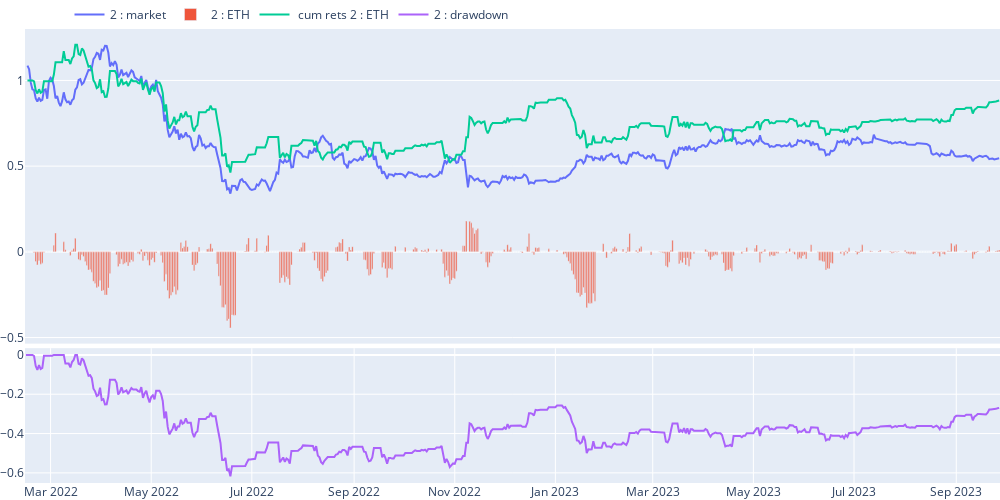
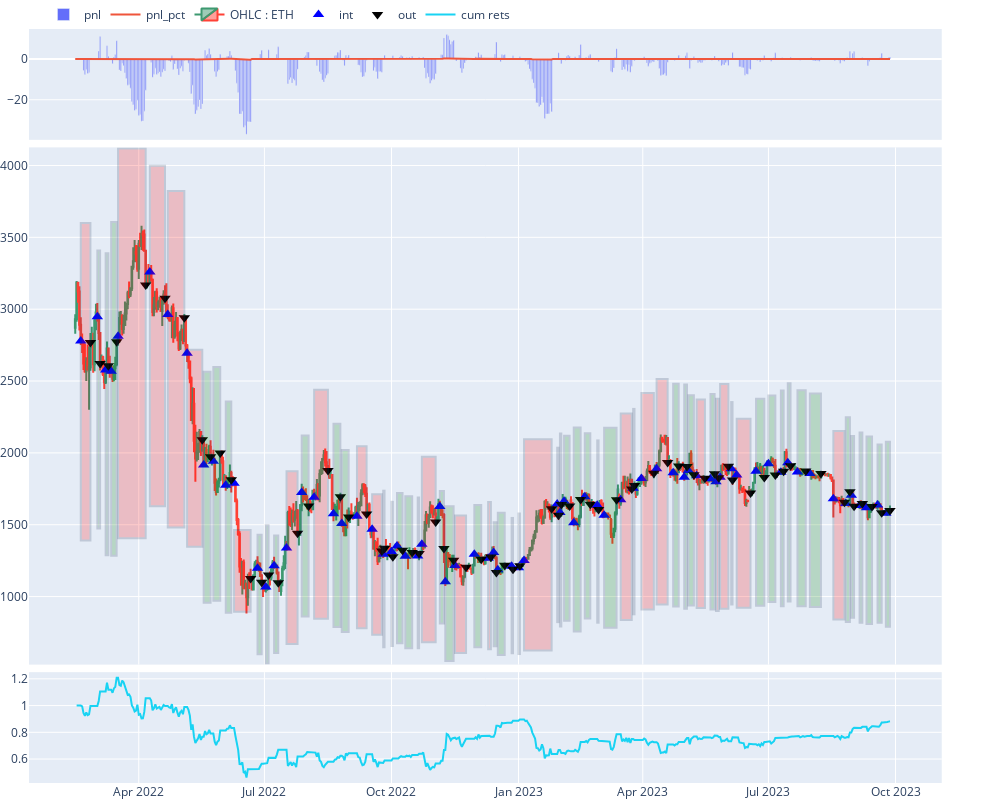

Write notebook code for charts like these, in order.
### Code cell
#agent.view_report()
AGENT[1].view_report()

### Figure 1 — Plotly figure (JSON) as saved in the notebook; plotly's stock layout.template omitted (floating-point values rounded to 4 significant figures; data arrays with more than 128 entries replaced by an {"elided": "..."} marker saying what was removed)
{"data": [{"name": "2 : market", "type": "scatter", "x": {"elided": "591 str values"}, "xaxis": "x", "y": {"elided": "591 float values"}, "yaxis": "y"}, {"name": "2 : ETH", "type": "bar", "x": {"elided": "591 str values"}, "xaxis": "x", "y": {"elided": "591 float values"}, "yaxis": "y"}, {"name": " cum rets 2 : ETH", "type": "scatter", "x": {"elided": "591 str values"}, "xaxis": "x", "y": {"elided": "591 float values"}, "yaxis": "y"}, {"name": "2 : drawdown", "type": "scatter", "x": {"elided": "591 str values"}, "xaxis": "x2", "y": {"elided": "591 float values"}, "yaxis": "y2"}], "layout": {"height": 500, "legend": {"orientation": "h", "x": 0.5, "xanchor": "right", "y": 1, "yanchor": "bottom"}, "margin": {"b": 0, "l": 10, "r": 0, "t": 0}, "width": 1000, "xaxis": {"anchor": "y", "domain": [0, 1], "matches": "x2", "showticklabels": false}, "xaxis2": {"anchor": "y2", "domain": [0, 1]}, "yaxis": {"anchor": "x", "domain": [0.307, 1]}, "yaxis2": {"anchor": "x2", "domain": [0, 0.297]}}}

### Figure 2 — Plotly figure (JSON) as saved in the notebook; plotly's stock layout.template omitted (floating-point values rounded to 4 significant figures; data arrays with more than 128 entries replaced by an {"elided": "..."} marker saying what was removed)
{"data": [{"name": "pnl", "type": "bar", "x": {"elided": "591 str values"}, "xaxis": "x", "y": {"elided": "591 float values"}, "yaxis": "y"}, {"name": "pnl_pct", "type": "scatter", "x": {"elided": "591 str values"}, "xaxis": "x", "y": {"elided": "591 float values"}, "yaxis": "y"}, {"close": {"elided": "591 float values"}, "high": {"elided": "591 float values"}, "low": {"elided": "591 float values"}, "name": "OHLC : ETH", "open": {"elided": "591 float values"}, "type": "candlestick", "x": {"elided": "591 str values"}, "xaxis": "x2", "yaxis": "y3"}, {"marker": {"color": "blue", "size": 10, "symbol": 5}, "mode": "markers", "name": "int", "type": "scatter", "x": ["2022-02-18T00:00:00", "2022-03-02T00:00:00", "2022-03-08T00:00:00", "2022-03-12T00:00:00", "2022-03-17T00:00:00", "2022-04-09T00:00:00", "2022-04-22T00:00:00", "2022-05-06T00:00:00", "2022-05-18T00:00:00", "2022-05-25T00:00:00", "2022-06-03T00:00:00", "2022-06-09T00:00:00", "2022-06-26T00:00:00", "2022-07-02T00:00:00", "2022-07-08T00:00:00", "2022-07-17T00:00:00", "2022-07-28T00:00:00", "2022-08-06T00:00:00", "2022-08-20T00:00:00", "2022-08-26T00:00:00", "2022-09-06T00:00:00", "2022-09-17T00:00:00", "2022-09-25T00:00:00", "2022-10-01T00:00:00", "2022-10-05T00:00:00", "2022-10-11T00:00:00", "2022-10-20T00:00:00", "2022-10-23T00:00:00", "2022-11-05T00:00:00", "2022-11-09T00:00:00", "2022-11-16T00:00:00", "2022-11-30T00:00:00", "2022-12-10T00:00:00", "2022-12-14T00:00:00", "2022-12-17T00:00:00", "2022-12-27T00:00:00", "2023-01-01T00:00:00", "2023-01-05T00:00:00", "2023-01-29T00:00:00", "2023-01-31T00:00:00", "2023-02-03T00:00:00", "2023-02-10T00:00:00", "2023-02-18T00:00:00", "2023-02-27T00:00:00", "2023-03-04T00:00:00", "2023-03-16T00:00:00", "2023-03-25T00:00:00", "2023-03-31T00:00:00", "2023-04-11T00:00:00", "2023-04-23T00:00:00", "2023-05-01T00:00:00", "2023-05-04T00:00:00", "2023-05-10T00:00:00", "2023-05-20T00:00:00", "2023-05-24T00:00:00", "2023-05-27T00:00:00", "2023-06-04T00:00:00", "2023-06-08T00:00:00", "2023-06-22T00:00:00", "2023-07-01T00:00:00", "2023-07-10T00:00:00", "2023-07-15T00:00:00", "2023-07-22T00:00:00", "2023-07-31T00:00:00", "2023-08-17T00:00:00", "2023-08-26T00:00:00", "2023-08-30T00:00:00", "2023-09-05T00:00:00", "2023-09-10T00:00:00", "2023-09-18T00:00:00", "2023-09-24T00:00:00"], "xaxis": "x2", "y": [2779.0, 2947.0, 2576.0, 2569.0, 2812.0, 3259.0, 2962.0, 2693.0, 1915.0, 1943.0, 1775.0, 1789.0, 1198.0, 1067.0, 1214.0, 1339.0, 1725.0, 1691.0, 1576.0, 1508.0, 1559.0, 1469.0, 1295.0, 1312.0, 1352.0, 1280.0, 1283.0, 1364.0, 1627.0, 1103.0, 1216.0, 1294.0, 1266.0, 1307.0, 1187.0, 1212.0, 1200.0, 1251.0, 1645.0, 1585.0, 1664.0, 1513.0, 1695.0, 1636.0, 1567.0, 1674.0, 1753.0, 1822.0, 1890.0, 1862, 1831.0, 1877.0, 1841.0, 1819.0, 1800.0, 1830.0, 1890.0, 1846.0, 1872.0, 1924.0, 1865.0, 1931.0, 1867.0, 1856.0, 1681.0, 1647.0, 1705.0, 1634.0, 1617.0, 1637.0, 1581.0], "yaxis": "y3"}, {"marker": {"color": "black", "size": 10, "symbol": 6}, "mode": "markers", "name": "out", "type": "scatter", "x": ["2022-02-25T00:00:00", "2022-03-04T00:00:00", "2022-03-10T00:00:00", "2022-03-16T00:00:00", "2022-04-06T00:00:00", "2022-04-20T00:00:00", "2022-05-04T00:00:00", "2022-05-17T00:00:00", "2022-05-23T00:00:00", "2022-05-30T00:00:00", "2022-06-07T00:00:00", "2022-06-21T00:00:00", "2022-06-29T00:00:00", "2022-07-04T00:00:00", "2022-07-11T00:00:00", "2022-07-25T00:00:00", "2022-08-02T00:00:00", "2022-08-16T00:00:00", "2022-08-25T00:00:00", "2022-08-31T00:00:00", "2022-09-13T00:00:00", "2022-09-24T00:00:00", "2022-09-26T00:00:00", "2022-10-02T00:00:00", "2022-10-09T00:00:00", "2022-10-16T00:00:00", "2022-10-21T00:00:00", "2022-11-02T00:00:00", "2022-11-08T00:00:00", "2022-11-15T00:00:00", "2022-11-24T00:00:00", "2022-12-05T00:00:00", "2022-12-12T00:00:00", "2022-12-16T00:00:00", "2022-12-22T00:00:00", "2022-12-28T00:00:00", "2023-01-02T00:00:00", "2023-01-25T00:00:00", "2023-01-30T00:00:00", "2023-02-01T00:00:00", "2023-02-07T00:00:00", "2023-02-15T00:00:00", "2023-02-22T00:00:00", "2023-02-28T00:00:00", "2023-03-13T00:00:00", "2023-03-24T00:00:00", "2023-03-26T00:00:00", "2023-04-09T00:00:00", "2023-04-19T00:00:00", "2023-04-27T00:00:00", "2023-05-03T00:00:00", "2023-05-08T00:00:00", "2023-05-16T00:00:00", "2023-05-23T00:00:00", "2023-05-26T00:00:00", "2023-06-02T00:00:00", "2023-06-05T00:00:00", "2023-06-18T00:00:00", "2023-06-28T00:00:00", "2023-07-06T00:00:00", "2023-07-12T00:00:00", "2023-07-17T00:00:00", "2023-07-28T00:00:00", "2023-08-08T00:00:00", "2023-08-25T00:00:00", "2023-08-29T00:00:00", "2023-09-01T00:00:00", "2023-09-07T00:00:00", "2023-09-14T00:00:00", "2023-09-21T00:00:00", "2023-09-27T00:00:00"], "xaxis": "x2", "y": [2768.0, 2622.0, 2607.0, 2774.0, 3169.0, 3076.0, 2941.0, 2091.0, 1973.0, 1999.0, 1813.0, 1126.0, 1100.0, 1151, 1096.0, 1441.0, 1631.0, 1877.0, 1695.0, 1554.0, 1574.0, 1317.0, 1336.0, 1277.0, 1323.0, 1306.0, 1300.0, 1518.0, 1335.0, 1253.0, 1204.0, 1259.0, 1275.0, 1167.0, 1218.0, 1190.0, 1214, 1612.0, 1566.0, 1642.0, 1631.0, 1675.0, 1643.0, 1605.0, 1673.0, 1750.0, 1774.0, 1859.0, 1934.0, 1909.0, 1905.0, 1848.0, 1824.0, 1854.0, 1828.0, 1907.0, 1810.0, 1721.0, 1828.0, 1846.0, 1872.0, 1911.0, 1874.0, 1856.0, 1656.0, 1729.0, 1629.0, 1648.0, 1626.0, 1584.0, 1599.0], "yaxis": "y3"}, {"name": "cum rets", "type": "scatter", "x": {"elided": "591 str values"}, "xaxis": "x3", "y": {"elided": "591 float values"}, "yaxis": "y5"}], "layout": {"height": 800, "legend": {"orientation": "h", "x": 0.5, "xanchor": "right", "y": 1, "yanchor": "bottom"}, "margin": {"b": 0, "l": 10, "r": 0, "t": 0}, "shapes": [{"fillcolor": "red", "opacity": 0.2, "x0": "2022-02-18T00:00:00", "x1": "2022-02-25T00:00:00", "xref": "x2", "y0": 1390.0, "y1": 3599.0, "yref": "y3"}, {"fillcolor": "green", "opacity": 0.2, "x0": "2022-03-02T00:00:00", "x1": "2022-03-04T00:00:00", "xref": "x2", "y0": 1474.0, "y1": 3409.0, "yref": "y3"}, {"fillcolor": "green", "opacity": 0.2, "x0": "2022-03-08T00:00:00", "x1": "2022-03-10T00:00:00", "xref": "x2", "y0": 1288.0, "y1": 3389.0, "yref": "y3"}, {"fillcolor": "green", "opacity": 0.2, "x0": "2022-03-12T00:00:00", "x1": "2022-03-16T00:00:00", "xref": "x2", "y0": 1284.0, "y1": 3606.0, "yref": "y3"}, {"fillcolor": "red", "opacity": 0.2, "x0": "2022-03-17T00:00:00", "x1": "2022-04-06T00:00:00", "xref": "x2", "y0": 1406.0, "y1": 4119.0, "yref": "y3"}, {"fillcolor": "red", "opacity": 0.2, "x0": "2022-04-09T00:00:00", "x1": "2022-04-20T00:00:00", "xref": "x2", "y0": 1629.0, "y1": 3999.0, "yref": "y3"}, {"fillcolor": "red", "opacity": 0.2, "x0": "2022-04-22T00:00:00", "x1": "2022-05-04T00:00:00", "xref": "x2", "y0": 1481.0, "y1": 3823.0, "yref": "y3"}, {"fillcolor": "red", "opacity": 0.2, "x0": "2022-05-06T00:00:00", "x1": "2022-05-17T00:00:00", "xref": "x2", "y0": 1346.0, "y1": 2718.0, "yref": "y3"}, {"fillcolor": "green", "opacity": 0.2, "x0": "2022-05-18T00:00:00", "x1": "2022-05-23T00:00:00", "xref": "x2", "y0": 957.6, "y1": 2565.0, "yref": "y3"}, {"fillcolor": "green", "opacity": 0.2, "x0": "2022-05-25T00:00:00", "x1": "2022-05-30T00:00:00", "xref": "x2", "y0": 971.3, "y1": 2598.0, "yref": "y3"}, {"fillcolor": "green", "opacity": 0.2, "x0": "2022-06-03T00:00:00", "x1": "2022-06-07T00:00:00", "xref": "x2", "y0": 887.6, "y1": 2357.0, "yref": "y3"}, {"fillcolor": "red", "opacity": 0.2, "x0": "2022-06-09T00:00:00", "x1": "2022-06-21T00:00:00", "xref": "x2", "y0": 894.4, "y1": 1464.0, "yref": "y3"}, {"fillcolor": "green", "opacity": 0.2, "x0": "2022-06-26T00:00:00", "x1": "2022-06-29T00:00:00", "xref": "x2", "y0": 598.9, "y1": 1430.0, "yref": "y3"}, {"fillcolor": "green", "opacity": 0.2, "x0": "2022-07-02T00:00:00", "x1": "2022-07-04T00:00:00", "xref": "x2", "y0": 533.5, "y1": 1496.0, "yref": "y3"}, {"fillcolor": "green", "opacity": 0.2, "x0": "2022-07-08T00:00:00", "x1": "2022-07-11T00:00:00", "xref": "x2", "y0": 607.0, "y1": 1425.0, "yref": "y3"}, {"fillcolor": "red", "opacity": 0.2, "x0": "2022-07-17T00:00:00", "x1": "2022-07-25T00:00:00", "xref": "x2", "y0": 669.3, "y1": 1873.0, "yref": "y3"}, {"fillcolor": "green", "opacity": 0.2, "x0": "2022-07-28T00:00:00", "x1": "2022-08-02T00:00:00", "xref": "x2", "y0": 862.3, "y1": 2120.0, "yref": "y3"}, {"fillcolor": "red", "opacity": 0.2, "x0": "2022-08-06T00:00:00", "x1": "2022-08-16T00:00:00", "xref": "x2", "y0": 845.3, "y1": 2440.0, "yref": "y3"}, {"fillcolor": "green", "opacity": 0.2, "x0": "2022-08-20T00:00:00", "x1": "2022-08-25T00:00:00", "xref": "x2", "y0": 788.0, "y1": 2204.0, "yref": "y3"}, {"fillcolor": "green", "opacity": 0.2, "x0": "2022-08-26T00:00:00", "x1": "2022-08-31T00:00:00", "xref": "x2", "y0": 754.1, "y1": 2020.0, "yref": "y3"}, {"fillcolor": "red", "opacity": 0.2, "x0": "2022-09-06T00:00:00", "x1": "2022-09-13T00:00:00", "xref": "x2", "y0": 779.5, "y1": 2047.0, "yref": "y3"}, {"fillcolor": "red", "opacity": 0.2, "x0": "2022-09-17T00:00:00", "x1": "2022-09-24T00:00:00", "xref": "x2", "y0": 734.4, "y1": 1712.0, "yref": "y3"}, {"fillcolor": "green", "opacity": 0.2, "x0": "2022-09-25T00:00:00", "x1": "2022-09-26T00:00:00", "xref": "x2", "y0": 647.3, "y1": 1737.0, "yref": "y3"}, {"fillcolor": "green", "opacity": 0.2, "x0": "2022-10-01T00:00:00", "x1": "2022-10-02T00:00:00", "xref": "x2", "y0": 655.9, "y1": 1660.0, "yref": "y3"}, {"fillcolor": "green", "opacity": 0.2, "x0": "2022-10-05T00:00:00", "x1": "2022-10-09T00:00:00", "xref": "x2", "y0": 676.1, "y1": 1720.0, "yref": "y3"}, {"fillcolor": "green", "opacity": 0.2, "x0": "2022-10-11T00:00:00", "x1": "2022-10-16T00:00:00", "xref": "x2", "y0": 640.1, "y1": 1698.0, "yref": "y3"}, {"fillcolor": "green", "opacity": 0.2, "x0": "2022-10-20T00:00:00", "x1": "2022-10-21T00:00:00", "xref": "x2", "y0": 641.3, "y1": 1690.0, "yref": "y3"}, {"fillcolor": "red", "opacity": 0.2, "x0": "2022-10-23T00:00:00", "x1": "2022-11-02T00:00:00", "xref": "x2", "y0": 682.1, "y1": 1974.0, "yref": "y3"}, {"fillcolor": "green", "opacity": 0.2, "x0": "2022-11-05T00:00:00", "x1": "2022-11-08T00:00:00", "xref": "x2", "y0": 813.5, "y1": 1735.0, "yref": "y3"}, {"fillcolor": "green", "opacity": 0.2, "x0": "2022-11-09T00:00:00", "x1": "2022-11-15T00:00:00", "xref": "x2", "y0": 551.4, "y1": 1629.0, "yref": "y3"}, {"fillcolor": "red", "opacity": 0.2, "x0": "2022-11-16T00:00:00", "x1": "2022-11-24T00:00:00", "xref": "x2", "y0": 608.1, "y1": 1565.0, "yref": "y3"}, {"fillcolor": "green", "opacity": 0.2, "x0": "2022-11-30T00:00:00", "x1": "2022-12-05T00:00:00", "xref": "x2", "y0": 647.2, "y1": 1637.0, "yref": "y3"}, {"fillcolor": "red", "opacity": 0.2, "x0": "2022-12-10T00:00:00", "x1": "2022-12-12T00:00:00", "xref": "x2", "y0": 633.2, "y1": 1658.0, "yref": "y3"}, {"fillcolor": "green", "opacity": 0.2, "x0": "2022-12-14T00:00:00", "x1": "2022-12-16T00:00:00", "xref": "x2", "y0": 653.7, "y1": 1517.0, "yref": "y3"}, {"fillcolor": "green", "opacity": 0.2, "x0": "2022-12-17T00:00:00", "x1": "2022-12-22T00:00:00", "xref": "x2", "y0": 593.6, "y1": 1583.0, "yref": "y3"}, {"fillcolor": "green", "opacity": 0.2, "x0": "2022-12-27T00:00:00", "x1": "2022-12-28T00:00:00", "xref": "x2", "y0": 605.8, "y1": 1547.0, "yref": "y3"}, {"fillcolor": "green", "opacity": 0.2, "x0": "2023-01-01T00:00:00", "x1": "2023-01-02T00:00:00", "xref": "x2", "y0": 600.2, "y1": 1578.0, "yref": "y3"}, {"fillcolor": "red", "opacity": 0.2, "x0": "2023-01-05T00:00:00", "x1": "2023-01-25T00:00:00", "xref": "x2", "y0": 625.6, "y1": 2096.0, "yref": "y3"}, {"fillcolor": "green", "opacity": 0.2, "x0": "2023-01-29T00:00:00", "x1": "2023-01-30T00:00:00", "xref": "x2", "y0": 822.4, "y1": 2036.0, "yref": "y3"}, {"fillcolor": "red", "opacity": 0.2, "x0": "2023-01-31T00:00:00", "x1": "2023-02-01T00:00:00", "xref": "x2", "y0": 792.7, "y1": 2134.0, "yref": "y3"}, {"fillcolor": "green", "opacity": 0.2, "x0": "2023-02-03T00:00:00", "x1": "2023-02-07T00:00:00", "xref": "x2", "y0": 831.8, "y1": 2120.0, "yref": "y3"}, {"fillcolor": "green", "opacity": 0.2, "x0": "2023-02-10T00:00:00", "x1": "2023-02-15T00:00:00", "xref": "x2", "y0": 756.5, "y1": 2177.0, "yref": "y3"}, {"fillcolor": "green", "opacity": 0.2, "x0": "2023-02-18T00:00:00", "x1": "2023-02-22T00:00:00", "xref": "x2", "y0": 847.7, "y1": 2136.0, "yref": "y3"}, {"fillcolor": "red", "opacity": 0.2, "x0": "2023-02-27T00:00:00", "x1": "2023-02-28T00:00:00", "xref": "x2", "y0": 818.2, "y1": 2087.0, "yref": "y3"}, {"fillcolor": "green", "opacity": 0.2, "x0": "2023-03-04T00:00:00", "x1": "2023-03-13T00:00:00", "xref": "x2", "y0": 783.4, "y1": 2175.0, "yref": "y3"}, {"fillcolor": "red", "opacity": 0.2, "x0": "2023-03-16T00:00:00", "x1": "2023-03-24T00:00:00", "xref": "x2", "y0": 836.9, "y1": 2274.0, "yref": "y3"}, {"fillcolor": "red", "opacity": 0.2, "x0": "2023-03-25T00:00:00", "x1": "2023-03-26T00:00:00", "xref": "x2", "y0": 876.6, "y1": 2306.0, "yref": "y3"}, {"fillcolor": "red", "opacity": 0.2, "x0": "2023-03-31T00:00:00", "x1": "2023-04-09T00:00:00", "xref": "x2", "y0": 910.8, "y1": 2417.0, "yref": "y3"}, {"fillcolor": "red", "opacity": 0.2, "x0": "2023-04-11T00:00:00", "x1": "2023-04-19T00:00:00", "xref": "x2", "y0": 944.9, "y1": 2514.0, "yref": "y3"}, {"fillcolor": "green", "opacity": 0.2, "x0": "2023-04-23T00:00:00", "x1": "2023-04-27T00:00:00", "xref": "x2", "y0": 931, "y1": 2481.0, "yref": "y3"}, {"fillcolor": "green", "opacity": 0.2, "x0": "2023-05-01T00:00:00", "x1": "2023-05-03T00:00:00", "xref": "x2", "y0": 915.4, "y1": 2477.0, "yref": "y3"}, {"fillcolor": "green", "opacity": 0.2, "x0": "2023-05-04T00:00:00", "x1": "2023-05-08T00:00:00", "xref": "x2", "y0": 938.5, "y1": 2402.0, "yref": "y3"}, {"fillcolor": "red", "opacity": 0.2, "x0": "2023-05-10T00:00:00", "x1": "2023-05-16T00:00:00", "xref": "x2", "y0": 920.4, "y1": 2371.0, "yref": "y3"}, {"fillcolor": "green", "opacity": 0.2, "x0": "2023-05-20T00:00:00", "x1": "2023-05-23T00:00:00", "xref": "x2", "y0": 909.7, "y1": 2410.0, "yref": "y3"}, {"fillcolor": "red", "opacity": 0.2, "x0": "2023-05-24T00:00:00", "x1": "2023-05-26T00:00:00", "xref": "x2", "y0": 899.9, "y1": 2376.0, "yref": "y3"}, {"fillcolor": "red", "opacity": 0.2, "x0": "2023-05-27T00:00:00", "x1": "2023-06-02T00:00:00", "xref": "x2", "y0": 914.9, "y1": 2479.0, "yref": "y3"}, {"fillcolor": "green", "opacity": 0.2, "x0": "2023-06-04T00:00:00", "x1": "2023-06-05T00:00:00", "xref": "x2", "y0": 945.0, "y1": 2354.0, "yref": "y3"}, {"fillcolor": "red", "opacity": 0.2, "x0": "2023-06-08T00:00:00", "x1": "2023-06-18T00:00:00", "xref": "x2", "y0": 922.8, "y1": 2237.0, "yref": "y3"}, {"fillcolor": "green", "opacity": 0.2, "x0": "2023-06-22T00:00:00", "x1": "2023-06-28T00:00:00", "xref": "x2", "y0": 936.0, "y1": 2376.0, "yref": "y3"}, {"fillcolor": "green", "opacity": 0.2, "x0": "2023-07-01T00:00:00", "x1": "2023-07-06T00:00:00", "xref": "x2", "y0": 962.2, "y1": 2400.0, "yref": "y3"}, {"fillcolor": "green", "opacity": 0.2, "x0": "2023-07-10T00:00:00", "x1": "2023-07-12T00:00:00", "xref": "x2", "y0": 932.5, "y1": 2433.0, "yref": "y3"}, {"fillcolor": "green", "opacity": 0.2, "x0": "2023-07-15T00:00:00", "x1": "2023-07-17T00:00:00", "xref": "x2", "y0": 965.7, "y1": 2485.0, "yref": "y3"}, {"fillcolor": "green", "opacity": 0.2, "x0": "2023-07-22T00:00:00", "x1": "2023-07-28T00:00:00", "xref": "x2", "y0": 933.3, "y1": 2436.0, "yref": "y3"}, {"fillcolor": "green", "opacity": 0.2, "x0": "2023-07-31T00:00:00", "x1": "2023-08-08T00:00:00", "xref": "x2", "y0": 928.1, "y1": 2413.0, "yref": "y3"}, {"fillcolor": "red", "opacity": 0.2, "x0": "2023-08-17T00:00:00", "x1": "2023-08-25T00:00:00", "xref": "x2", "y0": 840.7, "y1": 2153.0, "yref": "y3"}, {"fillcolor": "green", "opacity": 0.2, "x0": "2023-08-26T00:00:00", "x1": "2023-08-29T00:00:00", "xref": "x2", "y0": 823.5, "y1": 2248.0, "yref": "y3"}, {"fillcolor": "green", "opacity": 0.2, "x0": "2023-08-30T00:00:00", "x1": "2023-09-01T00:00:00", "xref": "x2", "y0": 852.6, "y1": 2118.0, "yref": "y3"}, {"fillcolor": "green", "opacity": 0.2, "x0": "2023-09-05T00:00:00", "x1": "2023-09-07T00:00:00", "xref": "x2", "y0": 817.2, "y1": 2143.0, "yref": "y3"}, {"fillcolor": "green", "opacity": 0.2, "x0": "2023-09-10T00:00:00", "x1": "2023-09-14T00:00:00", "xref": "x2", "y0": 808.7, "y1": 2114.0, "yref": "y3"}, {"fillcolor": "green", "opacity": 0.2, "x0": "2023-09-18T00:00:00", "x1": "2023-09-21T00:00:00", "xref": "x2", "y0": 818.3, "y1": 2059.0, "yref": "y3"}, {"fillcolor": "green", "opacity": 0.2, "x0": "2023-09-24T00:00:00", "x1": "2023-09-27T00:00:00", "xref": "x2", "y0": 790.4, "y1": 2078.0, "yref": "y3"}], "width": 1000, "xaxis": {"anchor": "y", "domain": [0, 0.94], "matches": "x3", "rangeslider": {"visible": false}, "showticklabels": false}, "xaxis2": {"anchor": "y3", "domain": [0, 0.94], "matches": "x3", "rangeslider": {"visible": false}, "showticklabels": false}, "xaxis3": {"anchor": "y5", "domain": [0, 0.94], "rangeslider": {"visible": false}}, "yaxis": {"anchor": "x", "domain": [0.853, 1]}, "yaxis2": {"anchor": "x", "overlaying": "y", "side": "right"}, "yaxis3": {"anchor": "x2", "domain": [0.157, 0.843]}, "yaxis4": {"anchor": "x2", "overlaying": "y3", "side": "right"}, "yaxis5": {"anchor": "x3", "domain": [0, 0.147]}, "yaxis6": {"anchor": "x3", "overlaying": "y5", "side": "right"}}}
